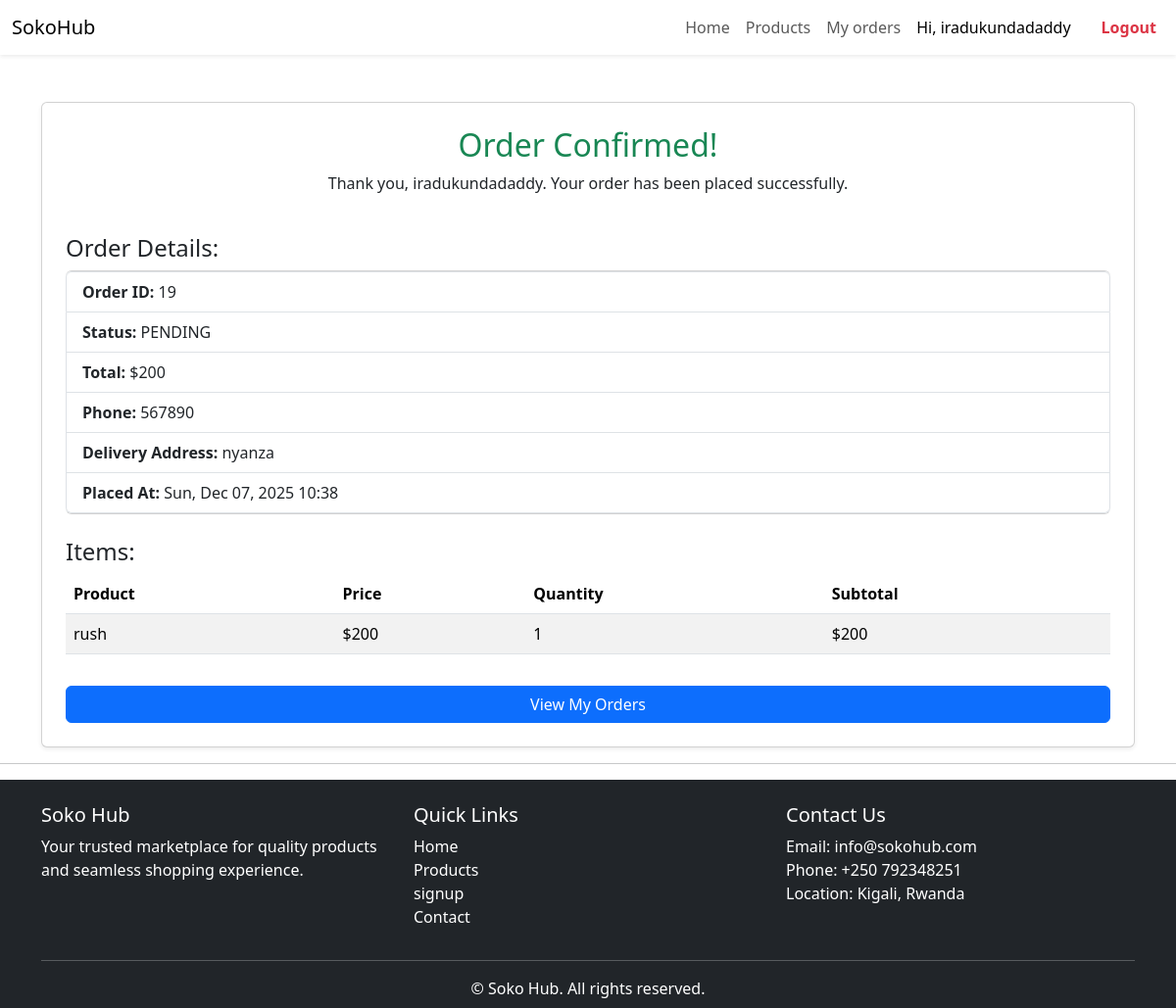
Page /order/confirmation/19/ (signed in) on the committed database.
### accounts/models.py (models this page shows)
class CustomUser(AbstractUser):
    USER_CHOICE_CUSTOMER= 'C',
    USER_CHOICE_VENDOR= 'V',
    USER_CHOICE = [
        ('V','Vendor'),
        ('C','Customer'),
    ]
    phone = models.CharField(max_length=15, blank=True, null=True)
    location = models.CharField(max_length=255)
    user_type= models.CharField(max_length = 150,choices= USER_CHOICE, default= USER_CHOICE_CUSTOMER)

### orders/models.py (models this page shows, shortened)
class Order(models.Model):
    STATUS_CHOICE = [
        ("PENDING","Pending"),
        ("PAID","Paid"),
        ("ACTIVE","Active")
    ]
    customer = models.ForeignKey('accounts.CustomUser',on_delete = models.CASCADE)
    phone = models.CharField( max_length=50)
    delivery_address = models.CharField(max_length=255)
    created_at  = models.DateTimeField(auto_now_add=True)
    status= models.CharField(max_length=255,choices = STATUS_CHOICE)
    total = models.IntegerField()

class OrderItem(models.Model):
    order = models.ForeignKey('Order', on_delete = models.CASCADE)
    product = models.ForeignKey(product, on_delete=models.CASCADE)
    quantity = models.IntegerField()
    price = models.IntegerField()

### products/models.py (models this page shows, shortened)
class product(models.Model):
    STATUS_CHOICES = (
        ('available', 'Available'),
        ('unavailable', 'Unvailable'),
    )
    vendor = models.ForeignKey('accounts.CustomUser',on_delete = models.CASCADE)
    name = models.CharField(max_length=255)
    description = models.TextField()
    price = models.DecimalField(max_digits=20,decimal_places=4)
    stock = models.IntegerField()
    image = models.ImageField(upload_to='media/products/')
    created_at = models.DateTimeField(auto_now_add=True)
    status = models.CharField(max_length=20, choices=STATUS_CHOICES, default='available')

### orders/views.py (the view)
# urls.py: path("order/confirmation/<int:id>/", order_confirmation, name="order_confirmation"),
def order_confirmation(request, id):
    order = get_object_or_404(Order, id=id, customer=request.user)
    order_items = OrderItem.objects.filter(order=order)
    for item in order_items:
        item.line_total = item.quantity * item.price
    return render(request, "orders/order_confirmation.html", {
        "order": order,
        "order_items": order_items
    })

### orders/templates/orders/order_confirmation.html (shortened to what this page needs)
{% extends "accounts/base.html" %}
{% block content %}
<div class="container mt-5">
    <div class="card shadow-sm p-4">
        <h2 class="text-success text-center">Order Confirmed!</h2>
        <p class="text-center">Thank you, {{ order.customer.username }}. Your order has been placed successfully.</p>
        <h4 class="mt-4">Order Details:</h4>
        <ul class="list-group">
            <li class="list-group-item"><strong>Order ID:</strong> {{ order.id }}</li>
            <li class="list-group-item"><strong>Status:</strong> {{ order.status }}</li>
            <li class="list-group-item"><strong>Total:</strong> ${{ order.total }}</li>
            <li class="list-group-item"><strong>Phone:</strong> {{ order.phone }}</li>
            <li class="list-group-item"><strong>Delivery Address:</strong> {{ order.delivery_address }}</li>
            <li class="list-group-item"><strong>Placed At:</strong> {{ order.created_at|date:"D, M d, Y H:i" }}</li>
        </ul>
        <h4 class="mt-4">Items:</h4>
        <table class="table table-striped">
            <thead>
                <tr>
                    <th>Product</th>
                    <th>Price</th>
                    <th>Quantity</th>
                    <th>Subtotal</th>
                </tr>
            </thead>
            <tbody>
                {% for item in order_items %}
                <tr>
                    <td>{{ item.product.name }}</td>
                    <td>${{ item.price }}</td>
                    <td>{{ item.quantity }}</td>
                    <td>${{ item.line_total }}</td>
                </tr>
                {% endfor %}
            </tbody>
        </table>
        <a href="{% url 'customer_orders' %}" class="btn btn-primary mt-3">View My Orders</a>
    </div>
</div>
{% endblock %}

### accounts/templates/accounts/navbar.html (shortened to what this page needs)
{% load static %}
{% block content %}
<nav class="navbar navbar-expand-lg navbar-light bg-light shadow-sm py-2">
  <div class="container-fluid">
    <a class="navbar-brand   fs-lg " href="#">SokoHub</a>
    <div class="collapse navbar-collapse" id="navbarNav">
      <ul class="navbar-nav ms-auto mb-2 mb-lg-0">
      <ul class="navbar-nav mb-2 mb-lg-0">
        {% if request.user.is_authenticated %}
              {% if request.user.user_type == 'V' %}
        <li class="nav-item">
          <a class="nav-link"
          href="{% url 'vendor_dashboard' %}">Dashboard</a>
        </li>
        <li class="nav-item">
          <a class="nav-link "
             href="{% url 'vendor_products' %}">My Products</a>
        </li>
        <li class="nav-item">
          <a class="nav-link "
             href="{% url 'vendor_orders' %}">Orders</a>
        </li>
       {% else %}
        <li class="nav-item">
          <a class="nav-link "
             href="{% url 'home' %}">Home</a>
               </li>
               <li class="nav-item">
          <a class="nav-link "
             href="{% url 'product_list' %}">Products</a>
               </li><li class="nav-item">
          <a class="nav-link "
             href="{% url 'customer_orders' %}">My orders</a>
               </li>
      </ul>
        {% endif %}
         <li class="nav-item">
            <span class="nav-link msg">Hi, {{ request.user.username }}</span>
          </li>
          <li class="nav-item">
            <a class="nav-link text-danger fw-bold" href="{% url 'logout' %}">Logout</a>
          </li>
        {% endif %}
      </ul>
    </div>
  </div>
</nav>
{% endblock content %}

### accounts/templates/accounts/navbar.html (style rules this page uses)
.navbar { background-color: #fff !important; display: flex !important; justify-content: flex-end !important; align-items: start; }
.msg { font-size: 16px; color: black !important; margin-right: 15px; }

### rows in the picture
CustomUser: user.username "iradukundadaddy"
Order: customer.username "iradukundadaddy", id "19", status "PENDING", total "200", phone "567890", delivery_address "nyanza", created_at "Sun, Dec 07, 2025 10:38"
OrderItem: product.name "rush", price "200", quantity "1", line_total "200"
